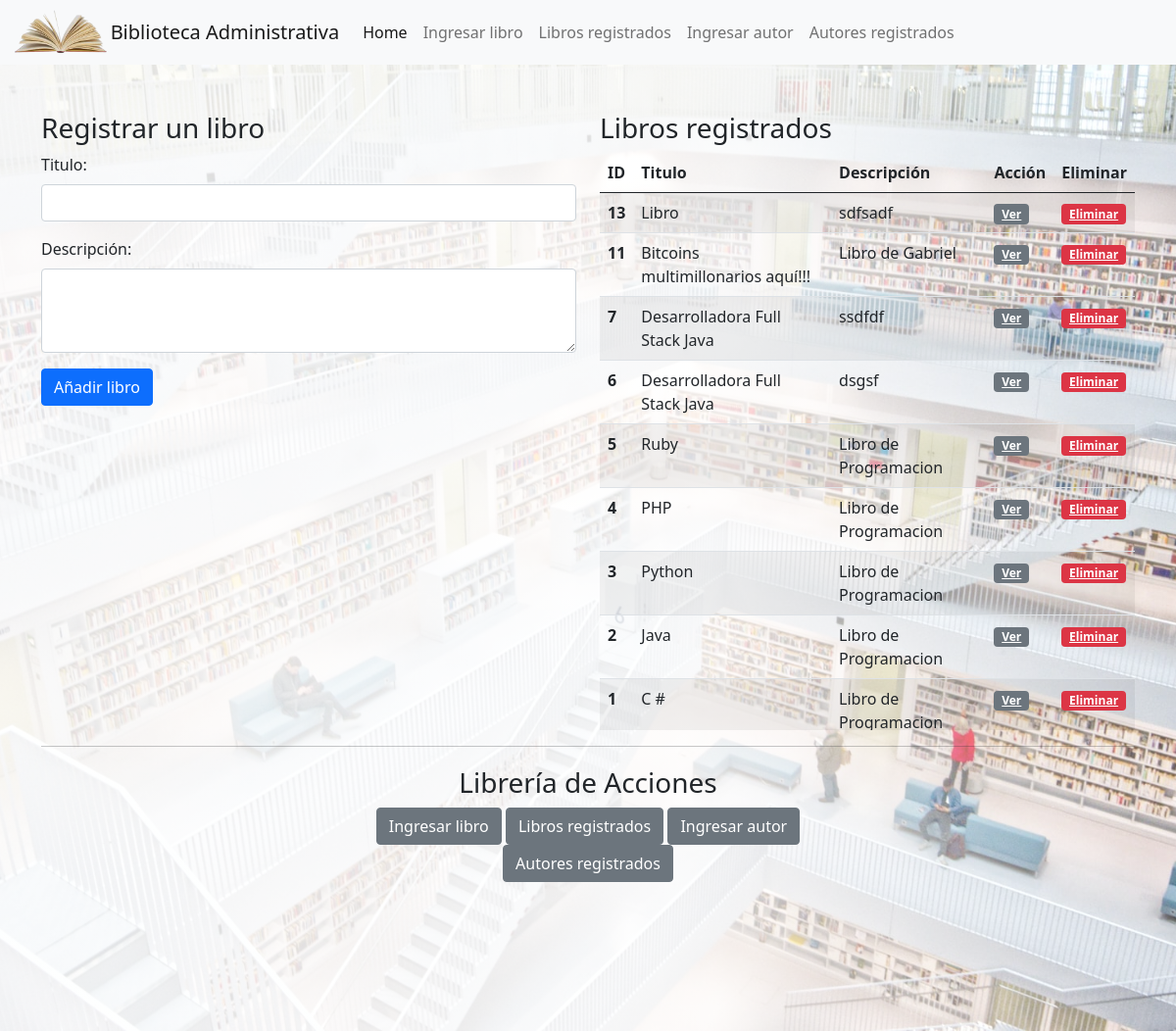
Page /libros on the committed database.
### books_authors_app/models.py (models this page shows, shortened)
class Libro(models.Model):
    titulo = models.CharField(max_length=255)
    desc = models.CharField(max_length=255)
    created_at = models.DateTimeField(auto_now_add=True)
    updated_at = models.DateTimeField(auto_now_add=True)

### books_authors_app/views.py (the view)
# urls.py: path('libros', views.libros),
def libros(request):
    context = {
        'libros': Libro.objects.all()
    }
    return render(request, 'libros.html', context)

### books_authors_app/templates/libros.html (shortened to what this page needs)
<!DOCTYPE html>
<html lang="en">
<head>
    {% load static %}
    <link href="https://cdn.jsdelivr.net/npm/bootstrap@5.1.0/dist/css/bootstrap.min.css" rel="stylesheet"
>
    <link rel="stylesheet" href="{% static 'css/style.css' %}">
</head>
<body>
    <section class="bg">
        <nav class="navbar navbar-expand-lg navbar-light bg-light">
            <div class="container-fluid">
                <img src="{% static 'img/libro.png' %}" class="img-nav" /><a class="navbar-brand" href="#">Biblioteca
                    Administrativa</a>
                <div class="collapse navbar-collapse" id="navbarText">
                    <ul class="navbar-nav me-auto mb-2 mb-lg-0">
                        <li class="nav-item">
                            <a class="nav-link active" aria-current="page" href="/">Home</a>
                        </li>
                        <li class="nav-item">
                            <a class="nav-link" aria-current="page" href="/libros">Ingresar libro</a>
                        </li>
                        <li class="nav-item">
                            <a class="nav-link" href="/libros">Libros registrados</a>
                        </li>
                        <li class="nav-item">
                            <a class="nav-link" href="/autores">Ingresar autor</a>
                        </li>
                        <li class="nav-item">
                            <a class="nav-link" href="/autores">Autores registrados</a>
                        </li>
                    </ul>
                </div>
            </div>
        </nav>
    <div class="container">
        <div class="row">
            <div class="col-sm-12 col-md-6 mt-5">
                <h3>Registrar un libro</h3>
                <form method="post" action="ingresar_libro">
                    <div class="mb-3">
                        <label for="titulo" class="form-label">Titulo: </label>
                        <input type="text" class="form-control" id="titulo" name="titulo">
                    </div>
                    <div class="mb-3">
                        <label for="desc" class="form-label">Descripción: </label>
                        <textarea type="text" class="form-control" id="desc" name="desc" rows="3"></textarea>
                    </div>
                    <button type="submit" class="btn btn-primary">Añadir libro</button>
                </form>
            </div>
            <div class="col-sm-12 col-md-6 mt-5 registros">
                <h3>Libros registrados</h3>
                <table class="table table-striped">
                    <thead>
                        <tr>
                            <th scope="col">ID</th>
                            <th scope="col">Titulo</th>
                            <th scope="col">Descripción</th>
                            <th scope="col">Acción</th>
                            <th scope="col">Eliminar</th>
                        </tr>
                    </thead>
                    <tbody>
                        {% for libro in libros reversed%}
                        <tr>
                            <th scope="row">{{libro.id}}</th>
                            <td>{{libro.titulo}}</td>
                            <td>{{libro.desc}}</td>
                            <td><a class="badge bg-secondary" href="/ver_libro/{{libro.id}}">Ver</a></td>
                            <td><a class="badge bg-danger" href="/eliminar_libro/{{libro.id}}">Eliminar</a></td>
                        </tr>
                        {% endfor %}
                    </tbody>
                </table>
            </div>
        </div>
        <hr>
        <div class="container modulo2">
            <h3> Librería de Acciones </h3>
            <a class="btn btn-secondary" href="/libros">Ingresar libro</a>
            <a class="btn btn-secondary" href="/libros">Libros registrados</a>
            <a class="btn btn-secondary" href="/autores">Ingresar autor</a>
            <a class="btn btn-secondary" href="/autores">Autores registrados</a>
        </div>
    </div>
</section>
</body>
</html>

### books_authors_app/static/css/style.css (style rules this page uses)
.img-nav { height: 50px; width: auto; }
.bg { background: linear-gradient(95.61deg, rgba(255, 255, 255, 0.85) 59.36%, rgba(255, 255, 255, 0) 103.47%), url(../img/bg-desktop.jpeg) no-repeat center center/cover, #f8f6f6a4; height: 100vh; width: 100vw; }
.modulo2 { width: 50%; height: 50%; margin: 20px auto; text-align: center; }
.registros { max-height: 60vh; overflow-y: scroll; }

### rows in the picture
Libro: id "13", titulo "Libro", desc "sdfsadf"
Libro: id "11", titulo "Bitcoins multimillonarios aquí!!!", desc "Libro de Gabriel"
Libro: id "7", titulo "Desarrolladora Full Stack Java", desc "ssdfdf"
Libro: id "6", titulo "Desarrolladora Full Stack Java", desc "dsgsf"
Libro: id "5", titulo "Ruby", desc "Libro de Programacion"
Libro: id "4", titulo "PHP", desc "Libro de Programacion"
Libro: id "3", titulo "Python", desc "Libro de Programacion"
Libro: id "2", titulo "Java", desc "Libro de Programacion"
Libro: id "1", titulo "C #", desc "Libro de Programacion"
